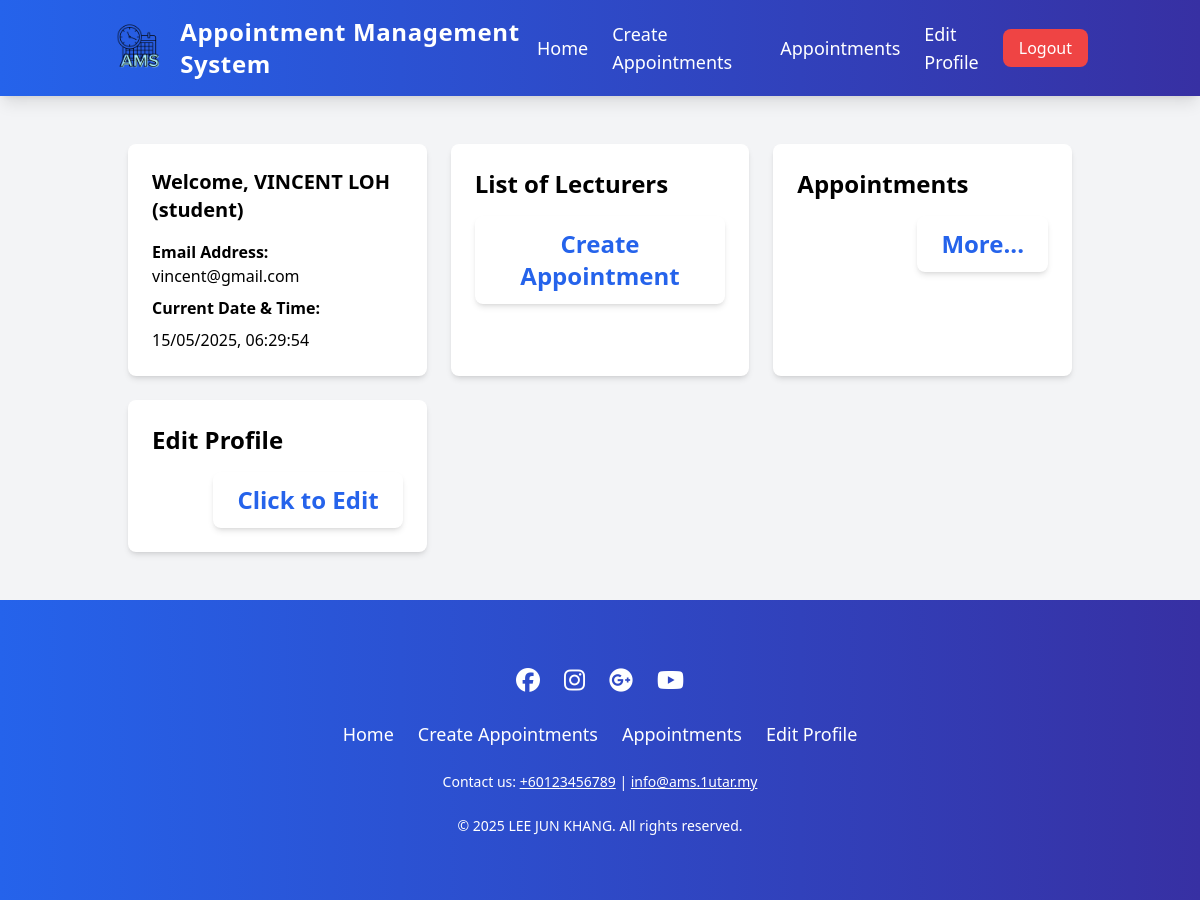
The app's page /home.php (signed in) with its own data.
### tables this page shows
CREATE TABLE `users` (
  `id` bigint(11) NOT NULL,
  `username` varchar(100) NOT NULL,
  `email` varchar(100) NOT NULL,
  `role_id` int(1) NOT NULL,
  `reg_date` datetime NOT NULL,
  `password` varchar(255) NOT NULL,
  `contact_number` varchar(15) NOT NULL
);

CREATE TABLE `roles` (
  `id` int(1) NOT NULL,
  `role_name` varchar(50) NOT NULL
);

### home.php (the view)
<?php
include("header.php");
?>
<main class="container mx-auto px-6 py-8">
    <div class="grid grid-cols-1 md:grid-cols-3 gap-6">
        <div class="bg-white p-6 rounded-lg shadow-md">
            <h2 class="text-xl font-bold mb-4">Welcome, <?php echo htmlspecialchars($res_username); ?>
                (<?php echo htmlspecialchars($res_role_name); ?>)</h2>
            <p class="mb-2"><strong>Email Address:</strong> <?php echo htmlspecialchars($res_email); ?></p>
            <p class="mb-2"><strong>Current Date & Time:</strong></p>
            <p id="datetime"></p>
        </div>
        <div class="bg-white p-6 rounded-lg shadow-md">
            <h2 class="text-2xl font-bold mb-4">List of Lecturers</h2>
            <div class="flex justify-end">
                <button
                    class="bg-white px-6 py-3 rounded-lg shadow-md text-blue-600 text-2xl font-bold hover:bg-blue-50 transition-colors duration-300">
                    <a href="lecturer_list.php">Create Appointment</a>
                </button>
            </div>
        </div>
        <div class="bg-white p-6 rounded-lg shadow-md">
            <h2 class="text-2xl font-bold mb-4">Appointments</h2>
            <div class="flex justify-end">
                <button
                    class="bg-white px-6 py-3 rounded-lg shadow-md text-blue-600 text-2xl font-bold hover:bg-blue-50 transition-colors duration-300">
                    <a href="appointment_view.php">More...</a>
                </button>
            </div>
        </div>
        <div class="bg-white p-6 rounded-lg shadow-md">
            <h2 class="text-2xl font-bold mb-4">Edit Profile</h2>
            <div class="flex justify-end">
                <button
                    class="bg-white px-6 py-3 rounded-lg shadow-md text-blue-600 text-2xl font-bold hover:bg-blue-50 transition-colors duration-300">
                    <?php echo "<a href='edit_profile.php?id=$res_id'>" ?>Click to Edit</a>
                </button>
            </div>
        </div>
    </div>
</main>
<?php include("footer.php"); ?>

### header.php (style rules this page uses)
html, body { height: 100%; margin: 0; display: flex; flex-direction: column; }
main { flex: 1; }

### records on screen
users: username "VINCENT LOH", role.role_name "student", email "vincent@gmail.com"
